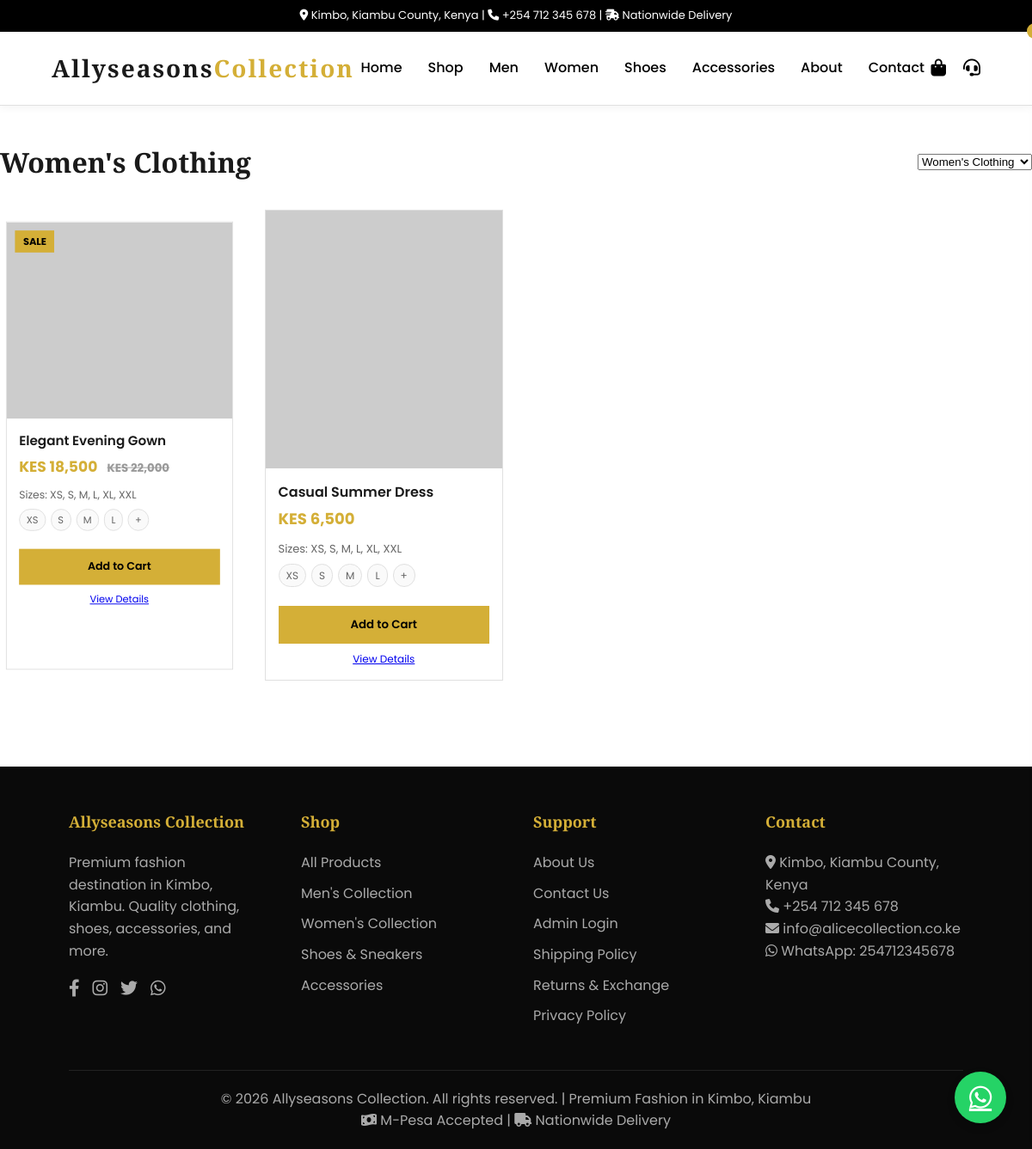
Page /category.php?slug=womens-clothing on the committed database.
### tables this page shows
CREATE TABLE categories (
    id INT AUTO_INCREMENT PRIMARY KEY,
    name VARCHAR(100) NOT NULL,
    slug VARCHAR(100) NOT NULL UNIQUE,
    image VARCHAR(255),
    parent_id INT DEFAULT NULL,
    display_order INT DEFAULT 0,
    created_at TIMESTAMP DEFAULT CURRENT_TIMESTAMP
);

CREATE TABLE products (
    id INT AUTO_INCREMENT PRIMARY KEY,
    name VARCHAR(255) NOT NULL,
    slug VARCHAR(255) NOT NULL UNIQUE,
    description TEXT,
    price DECIMAL(10,2) NOT NULL,
    old_price DECIMAL(10,2) DEFAULT NULL,
    category_id INT,
    image VARCHAR(255),
    images TEXT,
    is_featured BOOLEAN DEFAULT FALSE,
    is_new BOOLEAN DEFAULT FALSE,
    is_flash_sale BOOLEAN DEFAULT FALSE,
    flash_sale_end DATETIME DEFAULT NULL,
    stock INT DEFAULT 10,
    size_options TEXT DEFAULT NULL,
    created_at TIMESTAMP DEFAULT CURRENT_TIMESTAMP,
    FOREIGN KEY (category_id) REFERENCES categories(id) ON DELETE SET NULL
);

### category.php (called while the page is built)
<?php
require_once __DIR__ . '/config/includes/category.php';
?>

### config/database.php (called while the page is built, shortened)
<?php
function getProductOptionData(array $product): array
{
    $name = strtolower((string)($product['name'] ?? ''));
    $rawSizeOptions = (string)($product['size_options'] ?? '');
    $isShoe = preg_match('/\b(shoe|shoes|sneaker|sneakers|boot|boots)\b/i', $name) === 1;
    $isClothing = preg_match('/\b(jacket|gown|dress|shirt|t-shirt|tie|top|blouse|trouser|pants|skirt|hoodie|suit|blazer)\b/i', $name) === 1;
    if ($isClothing) {
        return [
            'type' => 'clothing',
            'sizes' => ['XS', 'S', 'M', 'L', 'XL', 'XXL'],
            'colors' => ['Black', 'White', 'Blue', 'Red'],
            'stock' => ['XS' => 4, 'S' => 10, 'M' => 12, 'L' => 8, 'XL' => 0, 'XXL' => 4],
        ];
    }
    return [
        'type' => 'general',
        'sizes' => ['S', 'M', 'L'],
        'colors' => ['Black', 'White', 'Blue', 'Red'],
        'stock' => ['S' => 6, 'M' => 7, 'L' => 5],
    ];
}
?>

### config/includes/category.php (the view, shortened to what this page needs)
<?php
require_once __DIR__ . '/../database.php';
$slug = $_GET['slug'] ?? '';
$category = null;
$products = [];
$categories = $pdo->query("SELECT * FROM categories ORDER BY display_order")->fetchAll();
if ($slug) {
    $stmt = $pdo->prepare("SELECT * FROM categories WHERE slug = ?");
    $stmt->execute([$slug]);
    $category = $stmt->fetch();
    if ($category) {
        $product_stmt = $pdo->prepare("SELECT * FROM products WHERE category_id = ? ORDER BY created_at DESC");
        $product_stmt->execute([$category['id']]);
        $products = $product_stmt->fetchAll();
    }
}
include __DIR__ . '/../header.php';
?>
<div class="container" style="padding: 40px 0;">
    <div style="display: flex; justify-content: space-between; align-items: center; flex-wrap: wrap; margin-bottom: 30px;">
        <h1><?php echo $category ? htmlspecialchars($category['name']) : 'Category Not Found'; ?></h1>
        <select id="categoryFilter" onchange="location.href='category.php?slug='+this.value">
            <?php foreach ($categories as $cat): ?>
            <option value="<?php echo htmlspecialchars($cat['slug']); ?>" <?php echo ($category && $category['id'] == $cat['id']) ? 'selected' : ''; ?>><?php echo htmlspecialchars($cat['name']); ?></option>
            <?php endforeach; ?>
        </select>
    </div>
    <?php if ($category && $products): ?>
    <div class="products-grid">
        <?php foreach ($products as $index => $product): $sizeClass = ['small','medium','large'][$index % 3]; ?>
        <div class="product-card product-card--size-<?php echo $sizeClass; ?>">
            <?php if ($product['old_price']): ?><div class="product-badge">SALE</div><?php endif; ?>
            <img src="images/<?php echo htmlspecialchars($product['image']); ?>" class="product-img" onerror="this.src='https://placehold.co/300x300?text=Product'">
            <div class="product-info">
                <div class="product-title"><?php echo htmlspecialchars($product['name']); ?></div>
                <div class="product-price">KES <?php echo number_format($product['price']); ?>
                    <?php if ($product['old_price']): ?><span class="old-price">KES <?php echo number_format($product['old_price']); ?></span><?php endif; ?>
                </div>
                <?php $options = getProductOptionData($product); ?>
                <div class="product-options">
                    <div>Sizes: <?php echo htmlspecialchars(implode(', ', $options['sizes'])); ?></div>
                    <div class="product-size-pills">
                        <?php foreach(array_slice($options['sizes'], 0, 4) as $size): ?>
                        <span class="product-size-pill"><?php echo htmlspecialchars($size); ?></span>
                        <?php endforeach; ?>
                        <?php if(count($options['sizes']) > 4): ?><span class="product-size-pill">+</span><?php endif; ?>
                    </div>
                </div>
                <button class="btn btn-primary" style="width:100%; margin-top:10px;" onclick="addToCart(<?php echo $product['id']; ?>, '<?php echo addslashes($product['name']); ?>', <?php echo $product['price']; ?>, '<?php echo $product['image']; ?>')">Add to Cart</button>
                <a href="product.php?id=<?php echo $product['id']; ?>" style="display:block; margin-top:8px; font-size:12px; text-align:center;">View Details</a>
            </div>
        </div>
        <?php endforeach; ?>
    </div>
    <?php elseif ($category): ?>
    <p>No products found in this category yet.</p>
    <?php else: ?>
    <p>Please select a valid category.</p>
    <?php endif; ?>
</div>
<?php include __DIR__ . '/footer.php'; ?>

### config/header.php (style rules this page uses)
* { margin: 0; padding: 0; box-sizing: border-box; }
body { font-family: 'Poppins', sans-serif; background: #ffffff; color: #1a1a1a; line-height: 1.6; }
h1, h2, h3, h4, h5, h6 { font-family: 'Playfair Display', serif; font-weight: 600; }
:root { --black: #000000; --white: #ffffff; --gold: #D4AF37; --gold-dark: #B8960C; --gray-light: #f5f5f5; --gray: #e0e0e0; --gray-dark: #333333; }
.btn { display: inline-block; padding: 12px 30px; border: none; cursor: pointer; font-weight: 600; text-decoration: none; transition: all 0.3s; font-family: 'Poppins', sans-serif; }
.btn-primary { background: var(--gold); color: var(--black); }
.container { max-width: 1200px; margin: 0 auto; padding: 0 20px; }
.products-grid { display: grid; grid-template-columns: repeat(auto-fill, minmax(260px, 1fr)); gap: 30px; }
.product-card { background: var(--white); border: 1px solid var(--gray); transition: transform 0.3s, box-shadow 0.3s; position: relative; }
.product-card--size-small { transform: scale(0.95); min-height: 420px; }
.product-card--size-medium { min-height: 450px; }
.product-card--size-small .product-img { height: 240px; }
.product-badge { position: absolute; top: 10px; left: 10px; background: var(--gold); color: var(--black); padding: 4px 10px; font-size: 12px; font-weight: bold; z-index: 2; }
.product-img, .product-detail-image { width: 100%; height: 300px; object-fit: cover; background: var(--gray-light); display: block; }
.product-info { padding: 15px; }
.product-title { font-size: 16px; font-weight: 600; margin-bottom: 5px; }
.product-price { color: var(--gold); font-weight: bold; font-size: 18px; }
.product-options { margin: 10px 0 12px; font-size: 13px; color: #666; }
.product-size-pills { display: flex; flex-wrap: wrap; gap: 6px; margin-top: 6px; }
.product-size-pill { padding: 3px 8px; border: 1px solid var(--gray); border-radius: 999px; font-size: 12px; background: #fafafa; }
.old-price { text-decoration: line-through; color: #999; font-size: 14px; margin-left: 8px; }

### rows in the picture
categories: name "Women's Clothing"
products: shows "SALE", name "Elegant Evening Gown", price "18,500", old_price "22,000", sizes "XS, S, M, L, XL, XXL", size "XS", size "S", size "M", size "L"
products: name "Casual Summer Dress", price "6,500", sizes "XS, S, M, L, XL, XXL", size "XS", size "S", size "M", size "L"

### other values in the picture
SITE_ADDRESS "Kimbo, Kiambu County, Kenya"
SITE_PHONE "+254 712 345 678"
SITE_EMAIL "info@alicecollection.co.ke"
WHATSAPP_NUMBER "254712345678"
form field value "Women's Clothing"
